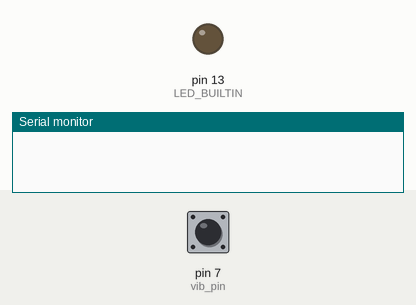
The sketch below on a simulated Arduino Uno, built with avr-gcc and run on an emulated ATmega328P. On the bench: output pins drawn as LEDs (lit = HIGH), the last lines printed to the serial monitor. The test bench sets the inputs (shaded band); at power-on: pin 7 (vib_pin) LOW.

Above: at 1.2 s.
1.3 s: pin 7 (vib_pin) pulsed HIGH 2 times (0.12 s each, 0.3 s apart)
At 1.9 s:
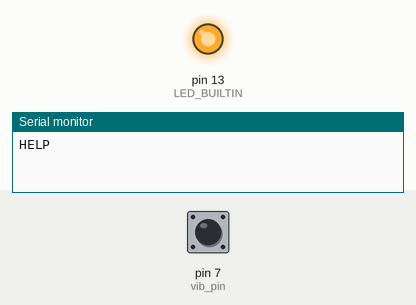
Timing chart, 0 to 12.9 s (numbered marks = the images above; inputs shaded):
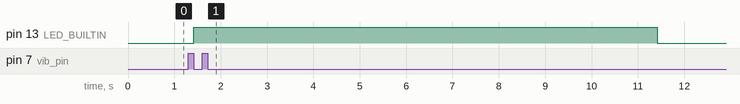

Measured:
- after the input at 1.3 s, pin 13 (LED_BUILTIN): LOW → HIGH after 0.12 s, → LOW 10.0 s later

The sketch:

Crash_sender.ino
```cpp
#include <SoftwareSerial.h>
#include <TinyGPS++.h>

int vib_pin=7;  //vibration sensor pin

void setup() {
  pinMode(LED_BUILTIN, OUTPUT);
  digitalWrite(LED_BUILTIN, LOW);
  Serial.begin(115200);
}

void loop() {
  long shockMeasurement=getShockValue();
  if(shockMeasurement>1000){
    Serial.write("HELP");
    digitalWrite(LED_BUILTIN,HIGH);
    delay(10000);
    digitalWrite(LED_BUILTIN,LOW);
  }
}

long getShockValue(){
  long measurement=pulseIn (vib_pin, HIGH);  //wait for the pin to get HIGH and returns measurement
  return measurement;
}
```
